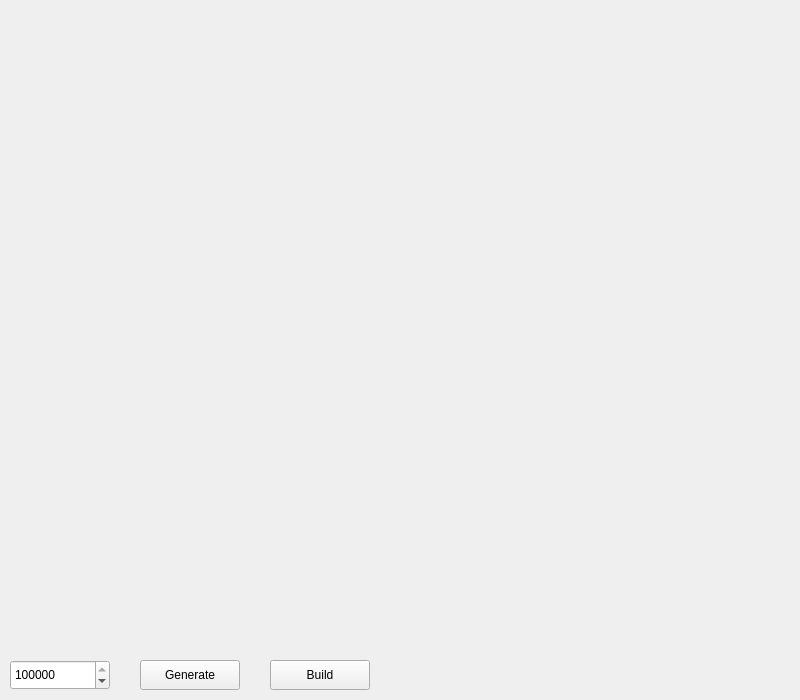
<?xml version="1.0" encoding="UTF-8"?>
<ui version="4.0">
 <class>MainWindow</class>
 <widget class="QMainWindow" name="MainWindow">
  <property name="geometry">
   <rect>
    <x>0</x>
    <y>0</y>
    <width>800</width>
    <height>700</height>
   </rect>
  </property>
  <property name="windowTitle">
   <string>MainWindow</string>
  </property>
  <widget class="QWidget" name="centralwidget">
   <widget class="QPushButton" name="initButton">
    <property name="geometry">
     <rect>
      <x>140</x>
      <y>660</y>
      <width>100</width>
      <height>30</height>
     </rect>
    </property>
    <property name="text">
     <string>Generate</string>
    </property>
   </widget>
   <widget class="QPushButton" name="solveButton">
    <property name="geometry">
     <rect>
      <x>270</x>
      <y>660</y>
      <width>100</width>
      <height>30</height>
     </rect>
    </property>
    <property name="text">
     <string>Build</string>
    </property>
   </widget>
   <widget class="QSpinBox" name="pointsCount">
    <property name="geometry">
     <rect>
      <x>10</x>
      <y>660</y>
      <width>100</width>
      <height>30</height>
     </rect>
    </property>
    <property name="maximum">
     <number>1000000</number>
    </property>
    <property name="value">
     <number>100000</number>
    </property>
   </widget>
  </widget>
 </widget>
 <resources/>
 <connections/>
</ui>
